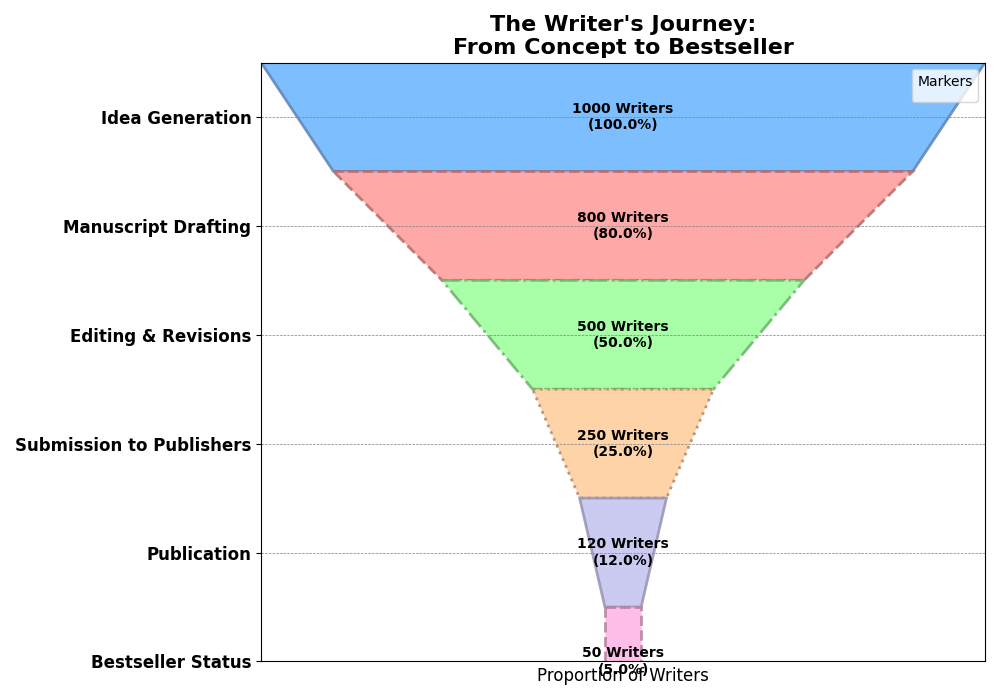

The Python source for this figure:
import matplotlib.pyplot as plt
from matplotlib.colors import hex2color
from matplotlib.patches import Polygon
import numpy as np

stages = ['Idea Generation', 'Manuscript Drafting', 'Editing & Revisions', 
          'Submission to Publishers', 'Publication', 'Bestseller Status']
writers = [1000, 800, 500, 250, 120, 50]
widths = [w / max(writers) for w in writers]

polygon_points = []
for i, width in enumerate(widths):
    bottom_width = width if i == len(widths) - 1 else widths[i + 1]
    top_left = ((1 - width) / 2, i)
    top_right = ((1 + width) / 2, i)
    bottom_left = ((1 - bottom_width) / 2, i + 1)
    bottom_right = ((1 + bottom_width) / 2, i + 1)
    polygon_points.append([top_left, top_right, bottom_right, bottom_left])

fig, ax = plt.subplots(figsize=(10, 7))

# Changing colors, edge colors, and line styles for variety
colors = ['#66b3ff', '#ff9999', '#99ff99', '#ffcc99', '#c2c2f0', '#ffb3e6']
edge_colors = ['#6084b3', '#b36b6b', '#6bb36b', '#b3876b', '#9993b3', '#b3809e']
line_styles = ['-', '--', '-.', ':', '-', '--']
markers = ['o', 'v', 's', 'P', '^', '<']

for i, points in enumerate(polygon_points):
    funnel_polygon = Polygon(
        points, closed=True, 
        facecolor=colors[i], edgecolor=edge_colors[i], 
        linewidth=2, alpha=0.85, linestyle=line_styles[i]
    )
    ax.add_patch(funnel_polygon)
    percentage = (writers[i] / writers[0]) * 100
    ax.text(0.5, i + 0.5, f'{writers[i]} Writers\n({percentage:.1f}%)', va='center', ha='center', fontsize=10, color='black', fontweight='bold')

ax.set_yticks([i + 0.5 for i in range(len(stages))])
ax.set_yticklabels(stages, fontsize=12, fontweight='bold', ha='right')
ax.invert_yaxis()

plt.title("The Writer's Journey:\nFrom Concept to Bestseller", fontsize=16, fontweight='bold')
plt.xlabel('Proportion of Writers', fontsize=12)

# Adding a grid for better visual division
ax.grid(which='both', linestyle='--', linewidth=0.5, color='gray', axis='both')

ax.set_xticks([])
ax.set_xlim(0, 1)

# Adding a custom legend for markers
plt.legend(markers, [f'Stage {i+1}' for i in range(len(stages))], loc='upper right', title='Markers')

plt.tight_layout()
plt.show()
